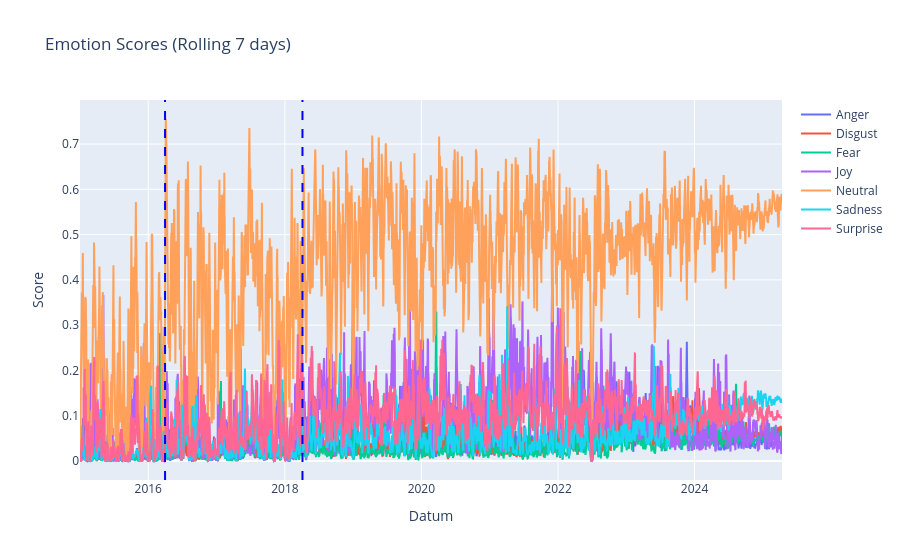

The cell this chart's notebook holds for it:
### Code cell
# Plot 4: Emotionen
fig4 = go.Figure()
for col in ['anger', 'disgust', 'fear', 'joy', 'neutral', 'sadness', 'surprise']:
    fig4.add_trace(go.Scatter(x=final_daily_df["date"], y=final_daily_df[col], mode='lines', name=col.capitalize()))
fig4.update_layout(title="Emotion Scores", xaxis_title="Datum", yaxis_title="Score")

# Apply change point detection for emotion trends
emotion_data = final_daily_df[['anger', 'disgust', 'fear', 'joy', 'neutral', 'sadness', 'surprise']].fillna(0).values

# Use ruptures for change point detection
model = rpt.Binseg(model="l2")  # Binary segmentation with l2 norm
n_bkps = 2  # Number of breakpoints to detect
breakpoints = model.fit_predict(emotion_data, n_bkps=n_bkps)

# Add vertical lines for detected breakpoints
for bkp in breakpoints[:-1]:  # Exclude the last breakpoint (end of data)
    fig4.add_vline(x=final_daily_df["date"].iloc[bkp], line=dict(color="blue", dash="dash"), name="Breakpoint")

# Print breakpoints
print("Detected breakpoints for emotion trends:", breakpoints)
print("Breakpoints as dates:", final_daily_df['date'].iloc[breakpoints[:-1]].tolist())

fig4.show()

### Figure 1 — Plotly figure (JSON) as saved in the notebook; plotly's stock layout.template omitted (floating-point values rounded to 4 significant figures; data arrays with more than 128 entries replaced by an {"elided": "..."} marker saying what was removed)
{"data": [{"mode": "lines", "name": "Anger", "type": "scatter", "x": {"elided": "3756 str values"}, "y": {"elided": "3756 float values"}}, {"mode": "lines", "name": "Disgust", "type": "scatter", "x": {"elided": "3756 str values"}, "y": {"elided": "3756 float values"}}, {"mode": "lines", "name": "Fear", "type": "scatter", "x": {"elided": "3756 str values"}, "y": {"elided": "3756 float values"}}, {"mode": "lines", "name": "Joy", "type": "scatter", "x": {"elided": "3756 str values"}, "y": {"elided": "3756 float values"}}, {"mode": "lines", "name": "Neutral", "type": "scatter", "x": {"elided": "3756 str values"}, "y": {"elided": "3756 float values"}}, {"mode": "lines", "name": "Sadness", "type": "scatter", "x": {"elided": "3756 str values"}, "y": {"elided": "3756 float values"}}, {"mode": "lines", "name": "Surprise", "type": "scatter", "x": {"elided": "3756 str values"}, "y": {"elided": "3756 float values"}}], "layout": {"shapes": [{"line": {"color": "blue", "dash": "dash"}, "name": "Breakpoint", "type": "line", "x0": "2016-03-31T00:00:00", "x1": "2016-03-31T00:00:00", "xref": "x", "y0": 0, "y1": 1, "yref": "y domain"}, {"line": {"color": "blue", "dash": "dash"}, "name": "Breakpoint", "type": "line", "x0": "2018-04-05T00:00:00", "x1": "2018-04-05T00:00:00", "xref": "x", "y0": 0, "y1": 1, "yref": "y domain"}], "title": {"text": "Emotion Scores (Rolling 7 days)"}, "xaxis": {"title": {"text": "Datum"}}, "yaxis": {"title": {"text": "Score"}}}}
